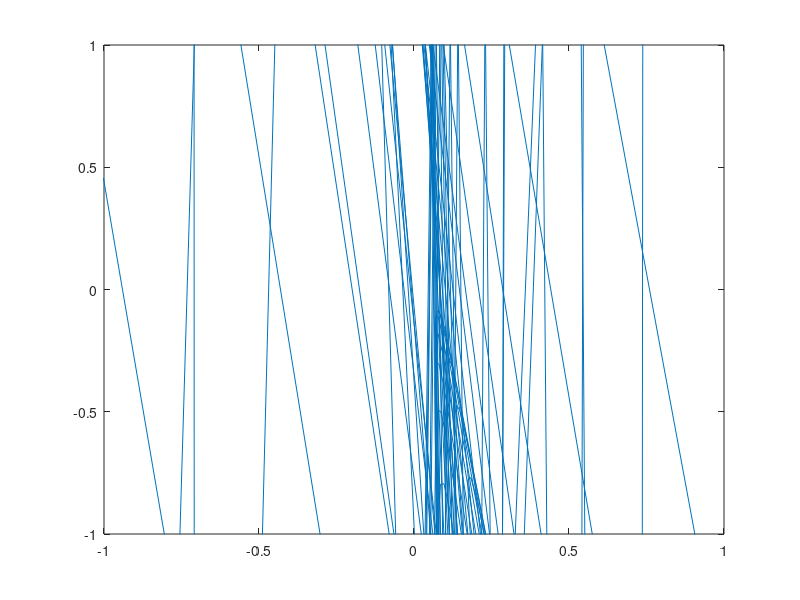

MATLAB code to generate this figure: (Note: this script raises an error after producing the figure.)
% GENERACION DE DATOS 3D (matriz 3 x Npuntos) a pintar
L=25; N=2*L+1;
X=ones(N,1)*[-L:L]/L;
Y=[-L:L]'*ones(1,N)/L;
Z=peaks(N)/4;
% Creamos coordenadas homogéneas (cuarta fila llena de 1s)
Row4=ones(N);
XYZ=[ reshape(X,1,N*N) ; reshape(Y,1,N*N); reshape(Z,1,N*N); reshape(Row4,1,N*N)];
% Creamos la matriz M (escalado/giro/translacion), la matriz identidad
M = eye(4);
% Generamos matriz V del cambio de punto de vista
X0 = [-4 4 4]'; % Posicion observador
target = [0 0 0]'; % Target
up = [0 0 1]'; % Vector up
n = -(target-X0);
n = n/norm(n);
u = cross(up,n);
u = u/norm(u);
v = cross(n,u);
R = [u';v';n'];
lastRow = [0,0,0,1];
V = [R, -R*X0; lastRow];
% Generamos matriz de proyección P
ang = 15; % Angulo de visión.
relAspecto = 4/3; % Relacion de aspecto
f1 = 15;
n1 = 1;
P = [1/(relAspecto*tan(ang/2)),0,0,0;
    0,1/(tan(ang/2)),0,0;
    0,0,-((f1+n1)/(f1-n1)),-((2*f1*n1)/(f1-n1));
    0,0,-1,0];
% Calculamos producto Q
Q = M*V*P;
% aplicamos q a todas las coordenadas homogéneas
Coords = Q * XYZ;
% obtenemos las coordenadas 3D normalizadas
Fila1Norm = Coords(1,:)./Coords(4,:);
Fila2Norm = Coords(2,:)./Coords(4,:);
Fila3Norm = Coords(3,:)./Coords(4,:);
CoordsNorm = [Fila1Norm;Fila2Norm;Fila3Norm];

plot(Fila1Norm,Fila2Norm);
set(gca,'Xlim',[-1 1],'Ylim',[-1 1])
set(gca,'Pos',[0.0 0.0 1.0 1.0]); axis off